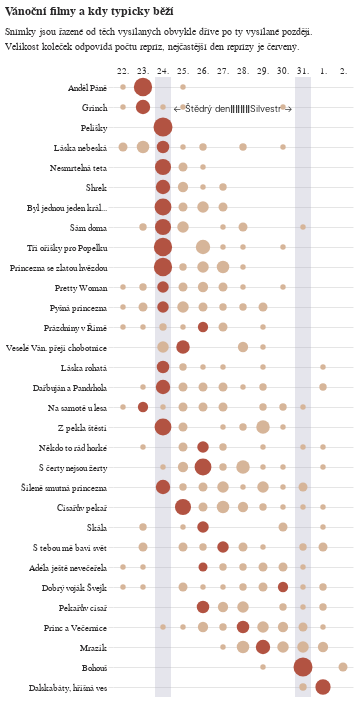

This figure's notebook cell:
### Code cell
df_cary = pl.DataFrame(
    {'kolikateho_str':['24.','31.'],'umisteni':poradi3[0]}
)
df_text = pl.DataFrame(
    {'kolikateho_str': ['27.'],'umisteni':poradi3[0]}
)

cary = alt.Chart(
    df_cary
).mark_rule(
    color='#A9AAC0',
    strokeWidth=16,
    opacity=0.3
).encode(
    alt.X('kolikateho_str:N',sort=poradi_dat)
)

text = alt.Chart(
    df_text
).mark_text(
    text=['← Štědrý den⠀⠀⠀⠀Silvestr →'],
    color='black',#'#B25342',
    dx=10,
    dy=-278,
    baseline='middle',
    fontSize=9,
    fontWeight=300,
    font='Asap'
).encode(
    alt.X('kolikateho_str:N',sort=poradi_dat),
    # alt.Y('umisteni:N',sort=poradi3,title=None,axis=alt.Axis(grid=True, gridColor='#E5E5E5',tickColor='#E5E5E5'))
)

vanocni_obsah = (cary + text + alt.Chart(
    do_grafu.to_pandas(),
    width=240,
    title=alt.Title(
        "Vánoční filmy a kdy typicky běží",
        subtitle=[
            'Snímky jsou řazené od těch vysílaných obvykle dříve po ty vysílané později.',
            'Velikost koleček odpovídá počtu repríz, nejčastější den reprízy je červený.'
        ]
    )
).mark_circle(
    opacity=1
).encode(
    alt.X(
        'kolikateho_str:N', # do_grafu2.sort(by='kolikateho').select(pl.col('kolikateho')).to_series().to_list(),
        sort=poradi_dat,
        title=None,
        axis=alt.Axis(orient='top',labelAngle=0,labelAlign='center',tickColor='white')
    ),
    alt.Y('nazev:N',sort=poradi3,title=None,axis=alt.Axis(grid=True, gridColor='#E5E5E5',tickColor='#E5E5E5')),
    alt.Size('len:Q',legend=None),
    alt.Color("maximum:N",legend=None,scale=alt.Scale(range=['#B25342','#D6B599']))
)
).configure_view(
    stroke='transparent'
)

me_to_neurazi(graf=vanocni_obsah, soubor="vanocni_obsah", kredity="vizualizace: iROZHLAS.cz | televizní programy: fdb.cz", slozka_na_serveru="grafy-tv")

vanocni_obsah

### Figure 1 — Vega-Lite specification as saved in the notebook (floating-point values rounded to 4 significant figures; data arrays with more than 128 entries replaced by an {"elided": "..."} marker saying what was removed)
{"config": {"title": {"font": "Noticia Text", "fontSize": 11.5, "anchor": "start", "lineHeight": 19, "fontWeight": "bolder", "subtitleFont": "Noticia Text", "subtitleFontSize": 10, "subtitleLineHeight": 15, "subtitlePadding": 10, "dy": -10, "color": "#292829", "subtitleColor": "#292829"}, "axis": {"labelFont": "Asap", "titleFont": "Asap", "fontWeight": "lighter", "titleFontWeight": "lighter", "labelFontSize": 9, "titleFontSize": 9, "labelPadding": 2, "titlePadding": 9, "domainOpacity": 0, "tickColor": "#DCDDD6", "labelColor": "#292829"}, "legend": {"labelFont": "Asap", "labelFontWeight": "normal", "titleFont": "Asap", "titleFontWeight": "normal", "labelFontSize": 9, "titleFontSize": 9, "labelColor": "#292829"}, "view": {"stroke": "transparent"}}, "layer": [{"data": {"name": "data-21b649bd3388c8f880dd5ef68b633e8f"}, "mark": {"type": "rule", "color": "#A9AAC0", "opacity": 0.3, "strokeWidth": 16}, "encoding": {"x": {"field": "kolikateho_str", "sort": ["6.", "7.", "8.", "9.", "10.", "11.", "12.", "13.", "14.", "15.", "16.", "17.", "18.", "19.", "20.", "21.", "22.", "23.", "24.", "25.", "26.", "27.", "28.", "29.", "30.", "31.", "1.", "2.", "3.", "4.", "5."], "type": "nominal"}}}, {"data": {"name": "data-6813449b2c83c228eb4d3a8ea653b78b"}, "mark": {"type": "text", "baseline": "middle", "color": "black", "dx": 10, "dy": -278, "font": "Asap", "fontSize": 9, "fontWeight": 300, "text": ["← Štědrý den⠀⠀⠀⠀Silvestr →"]}, "encoding": {"x": {"field": "kolikateho_str", "sort": ["6.", "7.", "8.", "9.", "10.", "11.", "12.", "13.", "14.", "15.", "16.", "17.", "18.", "19.", "20.", "21.", "22.", "23.", "24.", "25.", "26.", "27.", "28.", "29.", "30.", "31.", "1.", "2.", "3.", "4.", "5."], "type": "nominal"}}}, {"data": {"name": "data-8250a05817c8400e2af4c40013b14c8d"}, "mark": {"type": "circle", "opacity": 1}, "encoding": {"color": {"field": "maximum", "legend": null, "scale": {"range": ["#B25342", "#D6B599"]}, "type": "nominal"}, "size": {"field": "len", "legend": null, "type": "quantitative"}, "x": {"axis": {"labelAlign": "center", "labelAngle": 0, "orient": "top", "tickColor": "white"}, "field": "kolikateho_str", "sort": ["6.", "7.", "8.", "9.", "10.", "11.", "12.", "13.", "14.", "15.", "16.", "17.", "18.", "19.", "20.", "21.", "22.", "23.", "24.", "25.", "26.", "27.", "28.", "29.", "30.", "31.", "1.", "2.", "3.", "4.", "5."], "title": null, "type": "nominal"}, "y": {"axis": {"grid": true, "gridColor": "#E5E5E5", "tickColor": "#E5E5E5"}, "field": "nazev", "sort": ["Anděl Páně", "Grinch", "Pelíšky", "Láska nebeská", "Nesmrtelná teta", "Shrek", "Byl jednou jeden král...", "Sám doma", "Tři oříšky pro Popelku", "Princezna se zlatou hvězdou", "Pretty Woman", "Pyšná princezna", "Prázdniny v Římě", "Veselé Ván. přejí chobotnice", "Láska rohatá", "Dařbuján a Pandrhola", "Na samotě u lesa", "Z pekla štěstí", "Někdo to rád horké", "S čerty nejsou žerty", "Šíleně smutná princezna", "Císařův pekař", "Skála", "S tebou mě baví svět", "Adéla ještě nevečeřela", "Dobrý voják Švejk", "Pekařův císař", "Princ a Večernice", "Mrazík", "Bohouš", "Dalskabáty, hříšná ves"], "title": null, "type": "nominal"}}, "title": {"text": "Vánoční filmy a kdy typicky běží", "subtitle": ["Snímky jsou řazené od těch vysílaných obvykle dříve po ty vysílané později.", "Velikost koleček odpovídá počtu repríz, nejčastější den reprízy je červený."]}}], "width": 240, "$schema": "https://vega.github.io/schema/vega-lite/v5.20.1.json", "datasets": {"data-21b649bd3388c8f880dd5ef68b633e8f": [{"kolikateho_str": "24.", "umisteni": "Anděl Páně"}, {"kolikateho_str": "31.", "umisteni": "Anděl Páně"}], "data-6813449b2c83c228eb4d3a8ea653b78b": [{"kolikateho_str": "27.", "umisteni": "Anděl Páně"}], "data-8250a05817c8400e2af4c40013b14c8d": {"elided": "187 records"}}}
